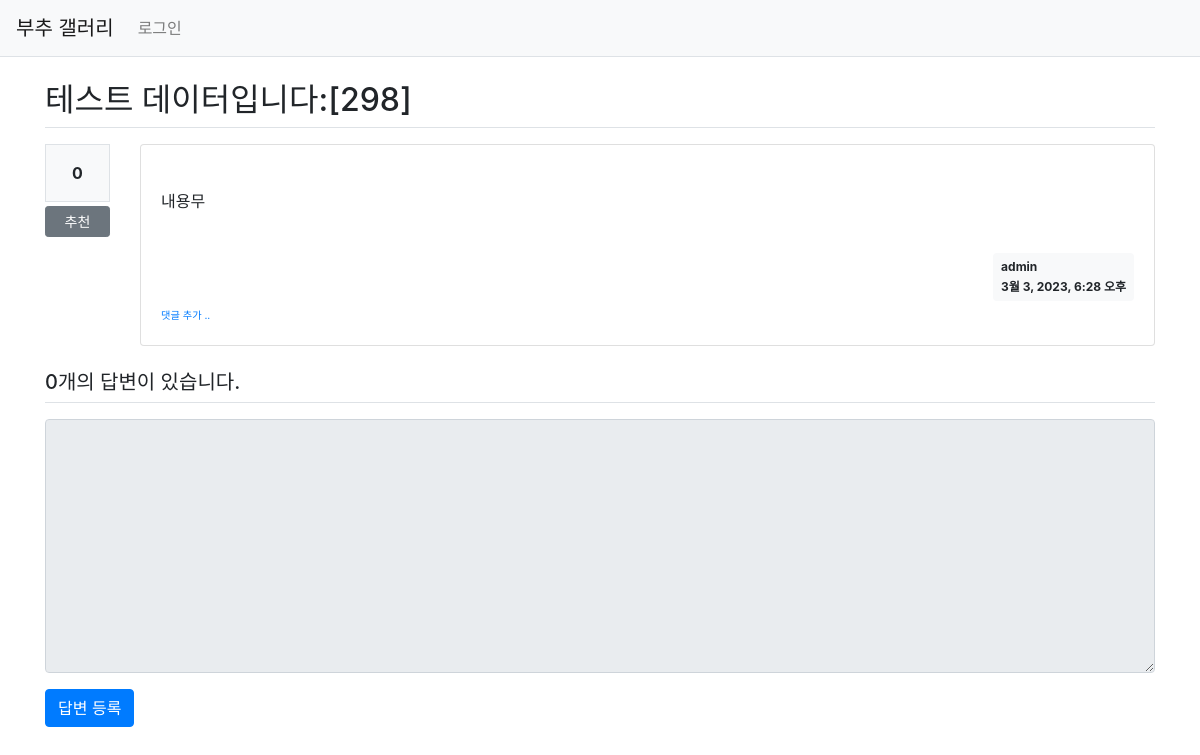
Page /pybo/303/ on the earlier database version.
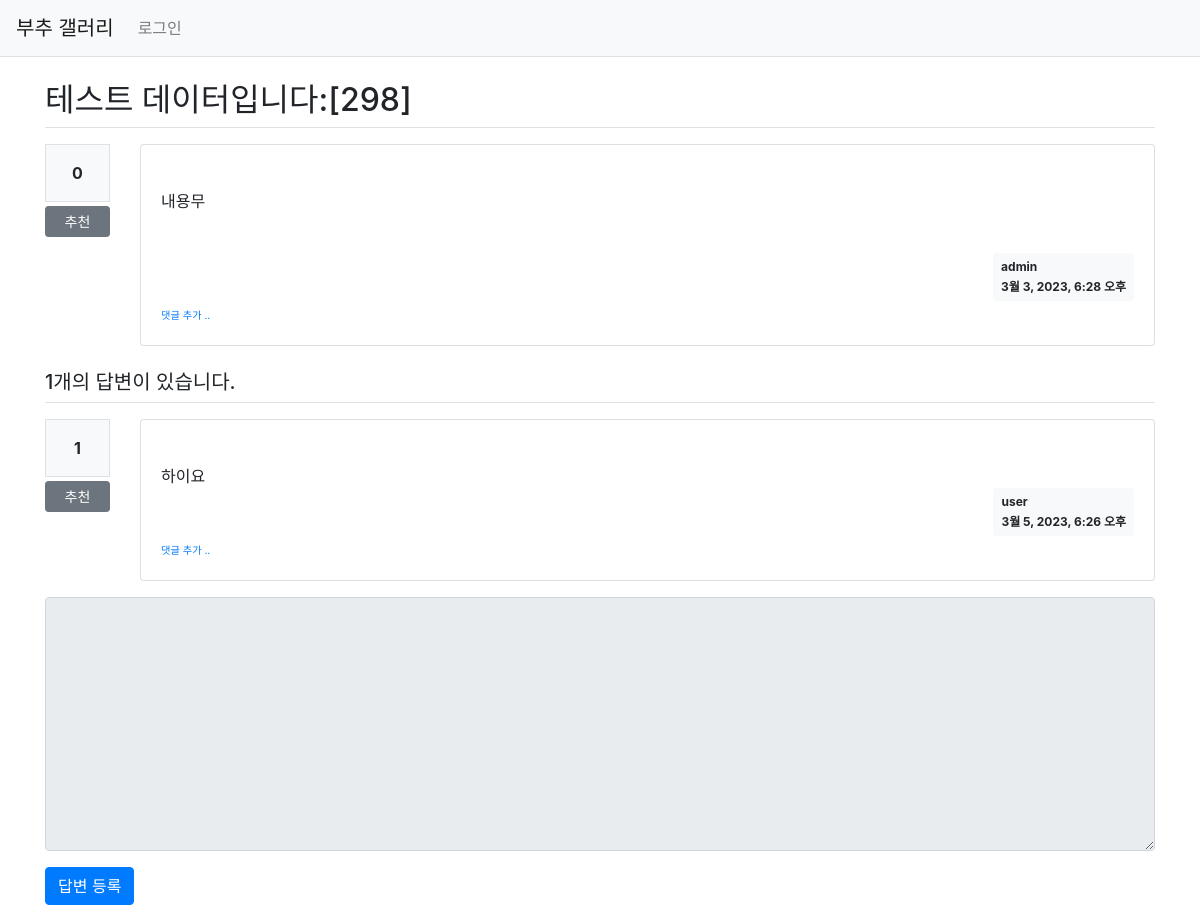
Same page on the later database version.
### pybo/models.py (models this page shows, shortened)
class Question(models.Model):
    author = models.ForeignKey(User, on_delete=models.CASCADE,
                               related_name='author_question')
    subject = models.CharField(max_length=200)
    content = models.TextField()
    create_date = models.DateTimeField()
    modify_date = models.DateTimeField(null=True, blank=True)
    voter = models.ManyToManyField(User, related_name='voter_question')  # voter 추가

class Answer(models.Model):
    author = models.ForeignKey(User, on_delete=models.CASCADE, related_name='author_answer')
    question = models.ForeignKey(Question, on_delete=models.CASCADE)
    content = models.TextField()
    create_date = models.DateTimeField()
    modify_date = models.DateTimeField(null=True, blank=True)
    voter = models.ManyToManyField(User, related_name='voter_answer')

### pybo/views/base_views.py (the view)
# urls.py: path('<int:question_id>/', base_views.detail, name='detail'),
def detail(request, question_id):
    question = get_object_or_404(Question, pk=question_id)
    context = {'question': question}
    return render(request, 'pybo/question_detail.html', context)

### pybo/templatetags/pybo_filter.py (called while the page is built)
@register.filter()
def mark(value):
    extensions = ["nl2br", "fenced_code"]
    return mark_safe(markdown.markdown(value, extensions=extensions))

### templates/pybo/question_detail.html (shortened to what this page needs)
{% extends 'base.html' %}
{% load pybo_filter %}
{% block content %}
    <div class="container my-3">
        <h2 class="border-bottom py-2">{{ question.subject }}</h2>
        <div class="row my-3">
            <div class="col-1">
                <div class="bg-light text-center p-3 border font-weight-bolder mb-1">
                    {{ question.voter.count }}
                </div>
                <a href="#" data-uri="{% url 'pybo:vote_question' question.id %}"
                   class="recommend btn btn-sm btn-secondary btn-block my-1">추천</a>
            </div>
            <div class="col-11">
                <div class="card">
                    <div class="card-body">
                        <div class="card-text" style="white-space: pre-line;">
                            {{ question.content|mark }}
                        </div>
                        <div class="d-flex justify-content-end">
                            <div class="badge badge-light p-2 text-left">
                                <div class="mb-2">{{ question.author.username }}</div>
                                <div>{{ question.create_date }}</div>
                            </div>
                        </div>
                        <div>
                            <a href="{% url 'pybo:comment_create_question' question.id %}" class="small"><small>댓글 추가
                                ..</small></a>
                        </div>
                    </div>
                </div>
            </div>
        </div>
        <h5 class="border-bottom my-3 py-2">
            {{ question.answer_set.count }}개의 답변이 있습니다.
        </h5>
        {% for answer in question.answer_set.all %}
            <div class="row my-3">
                <div class="col-1">
                    <div class="bg-light text-center p-3 border font-weight-bolder mb-1">
                        {{ answer.voter.count }}
                    </div>
                    <a href="#" data-uri="{% url 'pybo:vote_answer' answer.id %}"
                       class="recommend btn btn-sm btn-secondary btn-block my-1">추천</a>
                </div>
                <div class="col-11">
                    <div class="card">
                        <div class="card-body">
                            <div class="card-text" style="white-space: pre-line;">
                                {{ answer.content }}
                            </div>
                            <div class="d-flex justify-content-end">
                                <div class="badge badge-light p-2 text-left">
                                    <div class="mb-2">{{ answer.author.username }}</div>
                                    <div>{{ answer.create_date }}</div>
                                </div>
                            </div>
                            <div>
                                <a href="{% url 'pybo:comment_create_answer' answer.id %}" class="small"><small>댓글 추가
                                    ..</small></a>
                            </div>
                        </div>
                    </div>
                </div>
            </div>
        {% endfor %}
        <form action="{% url 'pybo:answer_create' question.id %}" method="post" class="my-3">
            <div class="form-group">
                <textarea name="content" id="content"
                          {% if not user.is_authenticated %}disabled{% endif %}
                          class="form-control" rows="10"></textarea>
            </div>
            <input type="submit" value="답변 등록" class="btn btn-primary">
        </form>
    </div>
{% endblock %}

Differences in the rows shown:
computed for Question "테스트 데이터입니다:[298]": answer_set.count "0" → "1"
added Answer: voter.count "1", content "하이요", author.username "user", create_date "3월 5, 2023, 6:26 오후"
